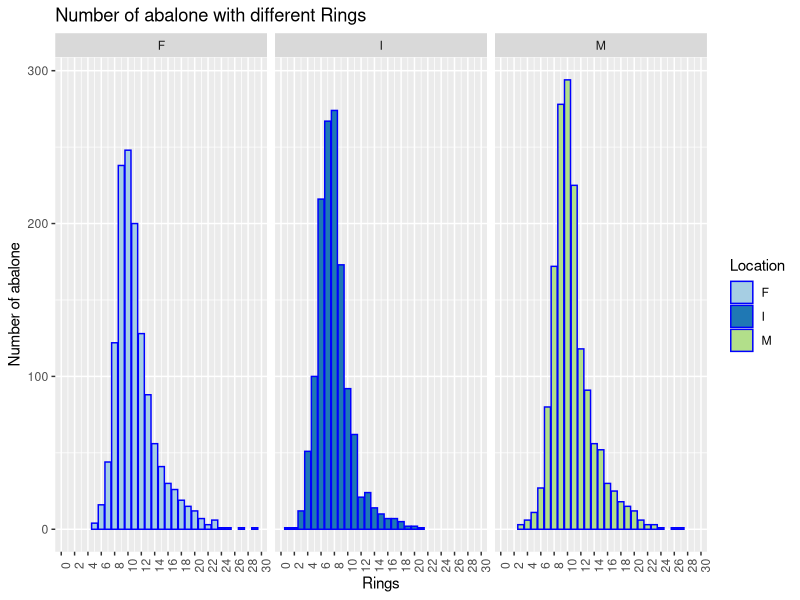
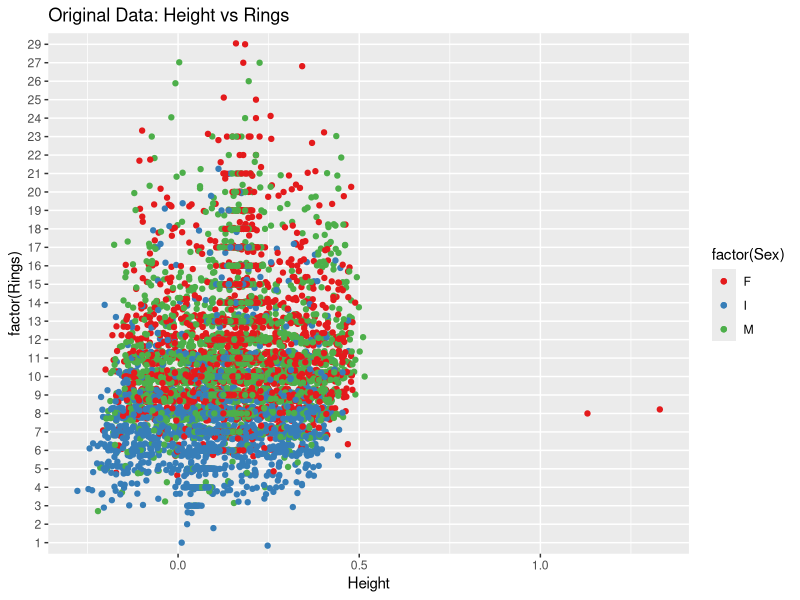
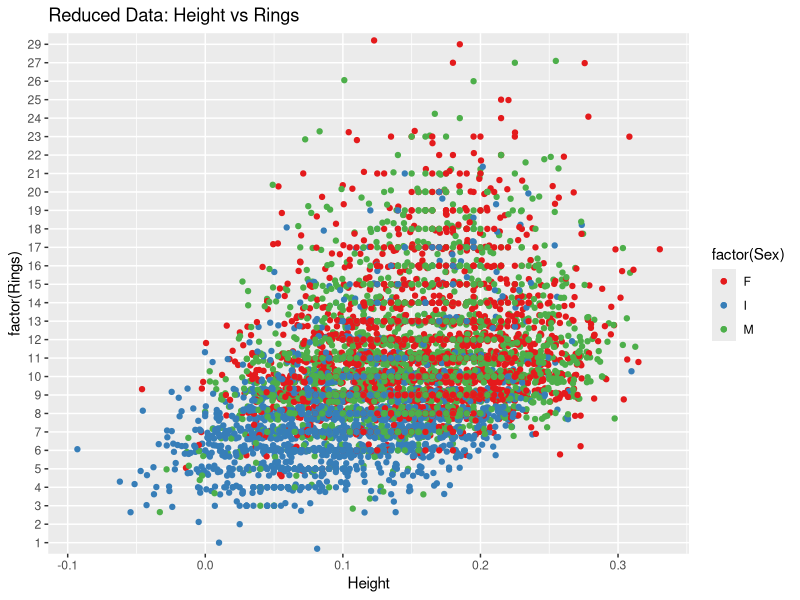
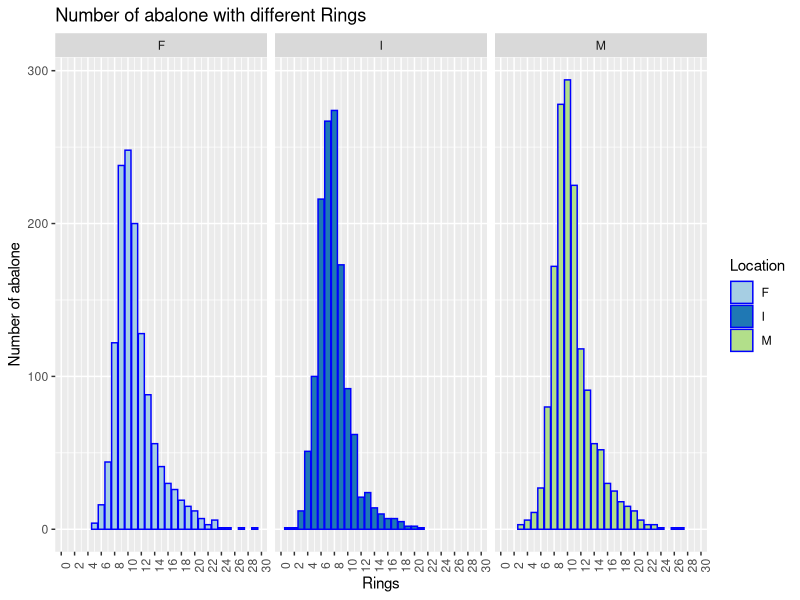
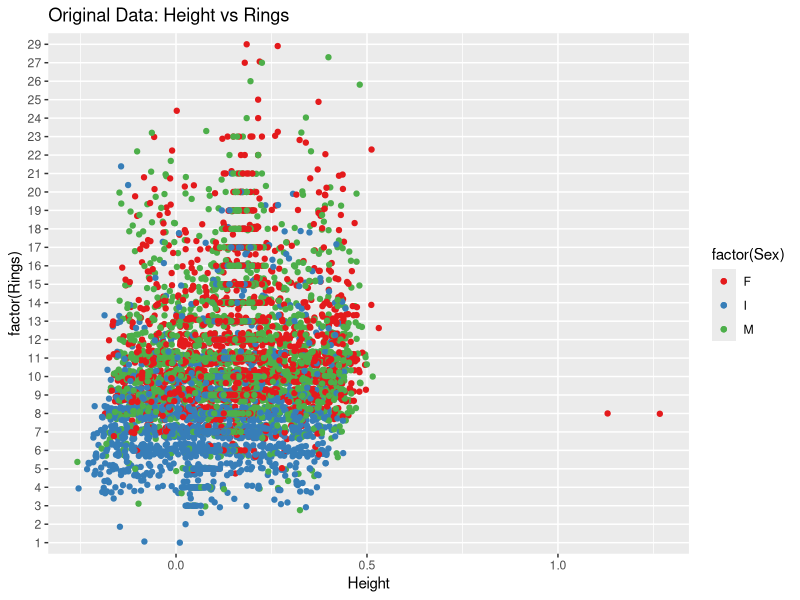
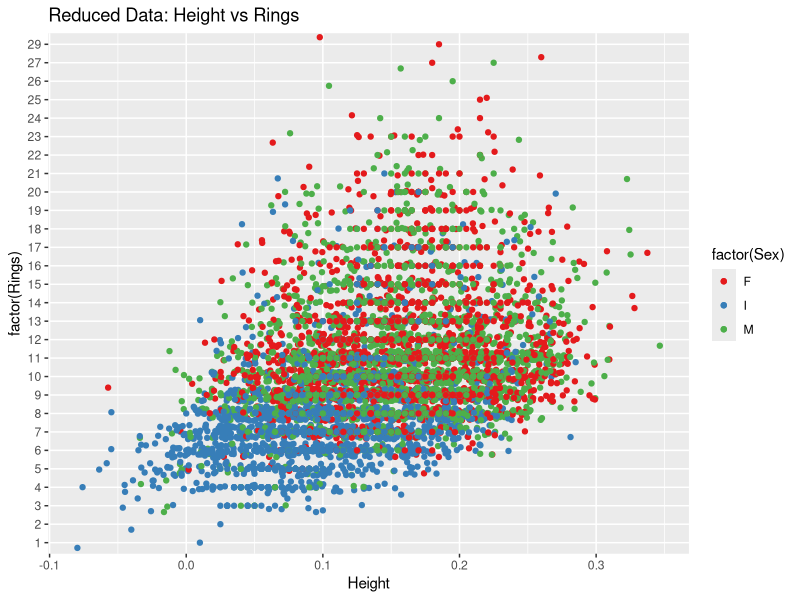

R code for these plots, in order:
library(ggplot2)
library(plyr)
# The data 
Data = read.csv("data/abalone.csv")  # Import Data

str(Data) # Structure of the Data

# There are 4 different measures for weight i.e. Whole.weight, Shucked.weight, Viscera.weight and Shell.weight. And Whole.weight should be the easiist one to measure. So I drop out all the other measures. 
Data =  subset(Data, select= -c(Shucked.weight,Viscera.weight,Shell.weight))

# Plot number of abalone with different rinng. 
ggplot(Data, aes(x = Rings, fill = Sex)) +
  geom_bar(binwidth = 1, color = "blue", origin = min(Data$Rings), position = "identity") +
  scale_x_continuous(name = "Rings", breaks = seq(0, 30, by = 2)) +
  theme(axis.text.x = element_text(angle = 90)) +
  scale_fill_brewer("Location", type = "qual", palette = 3) +
  ylab("Number of abalone") +
  ggtitle("Number of abalone with different Rings") + facet_wrap(~Sex, ncol=3) 

ggsave(file.path("graphs", "Number of abalone with different Rings.png"))
# From the graph above, we can see that the range of the Rings is from 1 to 29, which maybe too much to measure. In reality, people may not require so detaied catogory. So I group abalones with less than 6 rings (<7.5 years old), from 6 to 13 rings (7.5 to 14.5 years old) and more than 13 rings (>14.5 years old), indicating young, adult and old abalones correspondingly, and lable them as 1,2,3.
theBreaks <- c(0, 6, 13, 30)
gData <-
  data.frame(Data,
             AgeCodes = cut(Data$Rings, breaks = theBreaks, labels = FALSE),
             Age = cut(Data$Rings, breaks = theBreaks))
str(gData)

# Roughly plot the graph and get little tast about data
ggplot(gData, aes(x = Height, y = factor(Rings), colour= factor(Sex) )) +
  geom_jitter(position = position_jitter(width = .3))  +
  geom_point() + ggtitle("Original Data: Height vs Rings") +
  scale_colour_brewer(type="seq",palette="Set1") 

ggsave(file.path("graphs", "Original Data: Height vs Rings.png"))
# From the graph above we can see that there are some outliers in Female. I want to get rid of them.
jData = subset(gData, Height <0.4)
ggplot(jData, aes(x = Height, y = factor(Rings), colour= factor(Sex) ))+
  geom_jitter(position = position_jitter(width = .1))  + geom_point() +
  ggtitle("Reduced Data: Height vs Rings") +
  scale_colour_brewer(type="seq",palette="Set1") 

ggsave(file.path("graphs", "Reduced Data: Height vs Rings.png"))


# reorder data according to Sex and Rings
Order_Data = arrange(jData, Sex, Rings, Length)
write.table(Order_Data,
            file.path("data", "abalone_clean.csv"), 
            sep = ",", row.names = FALSE)





